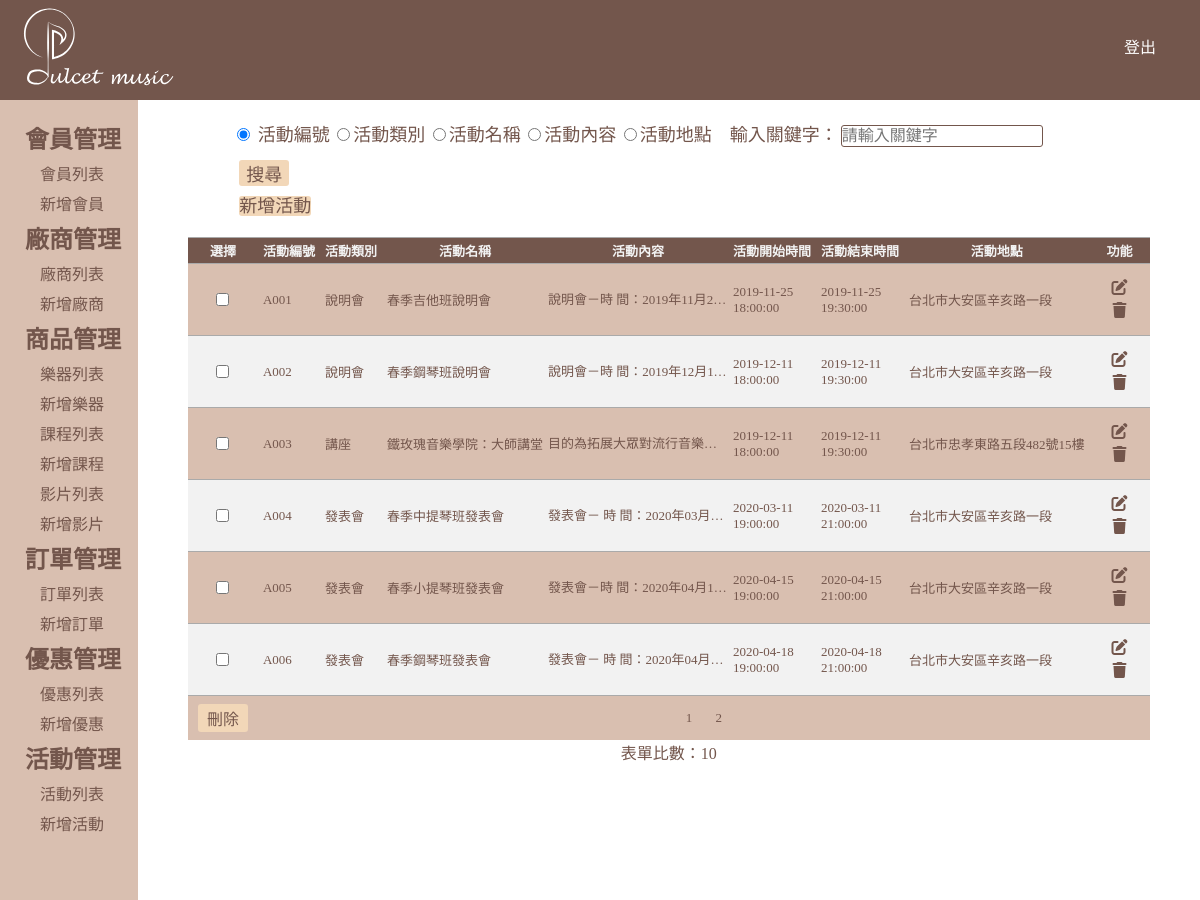
/Lemon_activity_management/admin.php (signed in), run on the app's committed database.
### tables this page shows
CREATE TABLE `activity_management` (
  `activityId` varchar(5) NOT NULL COMMENT '活動編號',
  `activityCategory` varchar(5) DEFAULT NULL COMMENT '活動類別',
  `activityName` varchar(15) DEFAULT NULL COMMENT '活動名稱',
  `activityContent` varchar(400) DEFAULT NULL COMMENT '活動內容',
  `activityStartTime` datetime NOT NULL COMMENT '活動開始時間',
  `activityEndTime` datetime NOT NULL COMMENT '活動結束時間',
  `activityLocation` varchar(50) DEFAULT NULL COMMENT '活動地點',
  `created_at` datetime NOT NULL DEFAULT CURRENT_TIMESTAMP COMMENT '建立時間',
  `updated_at` datetime NOT NULL DEFAULT CURRENT_TIMESTAMP ON UPDATE CURRENT_TIMESTAMP COMMENT '更新時間'
);

### Lemon_activity_management/admin.php (the view, shortened to what this page needs)
<?php
require_once('../checkSession.php');
require_once('../db.inc.php');
$sqlTotal = "SELECT count(1) FROM `activity_management`";
$total = $pdo->query($sqlTotal)->fetch(PDO::FETCH_NUM)[0];
$numPerPage = 6;
$totalPages = ceil($total/$numPerPage);
$page = isset($_GET['page']) ? (int)$_GET['page'] : 1;
$page = $page < 1 ? 1 : $page;
?>
<html>
<head>
    <link rel="stylesheet"  type="text/css" href="../css/css-ALL.css">
</head>
<body>
    <header class="header">
        <figure>
            <img src="../css/logo_rectangle.svg" title="Logo"  style="height:100px">
        </figure>
        <a href="../logout.php?logout=1" style="margin:20px">登出</a>
    </header>
    <div class="wrap">
        <div class="left-wrap">
            <?php require_once("./list.php"); ?>
        </div>
        <div class="right-wrap">
            <form class="title-form" action="./activity_search.php"  method="GET" name="mysearch">
                <div class="search-inner">
                    <div class="search-list">
                        <input  type="radio" name="search" value="activityId" checked>
                        活動編號
                        <input type="radio" name="search" value="activityCategory"
                            <?php
                            $check = "checked='checked'";
                            if(isset($_POST["search"]) && $_POST["search"] === "activityCategory"){
                                echo $check;
                            }
                            ?>
                        >活動類別
                        <input type="radio" name="search" value="activityName"
                            <?php
                            $check = "checked='checked'";
                            if(isset($_POST["search"]) && $_POST["search"] === "activityName"){
                                echo $check;
                            }
                            ?>
                        >活動名稱
                        <input type="radio" name="search" value="activityContent"
                            <?php
                            $check = "checked='checked'";
                            if(isset($_POST["search"]) && $_POST["search"] === "activityContent"){
                                    echo $check;
                            }
                            ?>
                        >活動內容
                        <input type="radio" name="search" value="activityLocation"
                            <?php
                            $check = "checked='checked'";
                            if(isset($_POST["search"]) && $_POST["search"] === "activityLocation"){
                                echo $check;
                            }
                            ?>
                        >活動地點
                        <span>&nbsp&nbsp&nbsp</spna>輸入關鍵字：<input class="inp-searchtxt" type="text" name="searchtxt" value="" placeholder="請輸入關鍵字">
                        <input class="inp-searchbtn" type="submit" name="searchbtn" value="搜尋">
                    </div>
                </div>
                <a class="inp-addbtn" href="./activity_new.php">新增活動</a>
            </form>
            <form class="admin-form" name="myForm" method="POST" action="activity_deleteIds.php">
                <table class="table">
                    <thead>
                        <tr>
                            <th class="border" style="white-space:nowrap">選擇</th>
                            <th class="border"  style="white-space:nowrap">活動編號</th>
                            <th class="border"  style="white-space:nowrap">活動類別</th>
                            <th class="border" style="white-space:nowrap">活動名稱</th>
                            <th class="border" style="white-space:nowrap">活動內容</th>
                            <th class="border" style="white-space:nowrap">活動開始時間</th>
                            <th class="border" style="white-space:nowrap">活動結束時間</th>
                            <th class="border" style="white-space:nowrap">活動地點</th>
                            <th class="border">功能</th>
                        </tr>
                    </thead>
                    <tbody>
                    <?php
                    $sql = "SELECT `activityId`, `activityCategory`, `activityName`, `activityContent`, `activityStartTime`,
                                    `activityEndTime`, `activityLocation`,`created_at`, `updated_at`
                            FROM `activity_management`
                            ORDER BY `activityId` ASC
                            LIMIT ?, ? ";
                    $arrParam = [($page - 1) * $numPerPage, $numPerPage];
                    $stmt = $pdo->prepare($sql);
                    $stmt->execute($arrParam);
                    if($stmt->rowCount() > 0) {
                        $arr = $stmt->fetchAll(PDO::FETCH_ASSOC);
                        for($i = 0; $i < count($arr); $i++) {
                    ?>
                        <tr class="border">
                            <td class="border check">
                                <input type="checkbox" name="chk[]" value="<?php echo $arr[$i]['activityId']; ?>" />
                            </td>
                            <td class="border"><?php echo $arr[$i]['activityId']; ?></td>
                            <td class="border"style="white-space:nowrap;"><?php echo $arr[$i]['activityCategory']; ?></td>
                            <td class="border"style="white-space:nowrap;"><?php echo $arr[$i]['activityName']; ?></td>
                            <td class=" border1"><?php echo $arr[$i]['activityContent']; ?></td>
                            <td class="border"><?php echo $arr[$i]['activityStartTime']; ?></td>
                            <td class="border"><?php echo $arr[$i]['activityEndTime']; ?></td>
                            <td class="border"style="white-space:nowrap;"><?php echo $arr[$i]['activityLocation']; ?></td>
                            <td class="border">
                                <a class="inp-edit" href="./activity_edit.php?editId=<?php echo $arr[$i]['activityId']; ?>">
                                    <i class="fas fa-edit"></i>
                                </a>
                                <a class="inp-delete" href="./activity_delete.php?deleteId=<?php echo $arr[$i]['activityId']; ?>">
                                    <i class="fas fa-trash"></i>
                                </a>
                            </td>
                        </tr>
                    <?php
                        }
                    } else {
                    ?>
                        <tr>
                            <td class="border" colspan="11">沒有資料</td>
                        </tr>
                    <?php
                    }
                    ?>
                    </tbody>
                    <tfoot>
                        <tr>
                            <td class="border">
                            <input class="inp-delete inp-delete2" type="submit" name="smb" value="刪除">
                            </td>
                            <td class="border text-align-center" colspan="11">
                                <?php for($i = 1; $i <= $totalPages; $i++){ ?>
                                    <a class="tfoot-number" href="?page=<?= $i ?>"><?= $i ?></a>
                                <?php } ?>
                            </td>
                        </tr>
                    </tfoot>
                </table>
            </form>
  <div class="text-align-center fontfamily">
        表單比數：<?php echo $total; ?>
       </div>
        </div>
</body>
</html>

### css/css-ALL.css (style rules this page uses)
:root { --mainFont-family: 微軟正黑體; --color01: #F2D7B8; --color02: #73564C; --color03: #BF8F73; --color04: #D9BFB0; --color05: #f2f2f2; --font-medium: medium; }
* { padding: 0; margin: 0; box-sizing: border-box; }
a { text-decoration: none; }
.header { width: 100%; height: 100px; line-height: 55px; background-color: var(--color02); display: flex; justify-content: space-between; }
.header a { display: block; width: 80px; text-align: center; padding: 0 20px; color:#fff; font-size: var(--font-medium); font-family: var(--mainFont-family); }
.wrap { width: 100%; display:flex; align-items: stretch; }
.left-wrap { width: 13%; min-height: 100vh; background-color: var(--color04); padding-top: 20px; }
.right-wrap { width: 100%; height: 100%; padding: 20px; }
.right-wrap .table { width:85%; margin: 0 auto; border-collapse: collapse; font-family: var(--mainFont-family); }
.right-wrap .border { border-top: 1px solid var(--color02); padding: 3px 5px; }
.right-wrap .check { text-align: center; }
.title-form { width: 85%; margin: 0 auto; margin-bottom: 20px; font-family: var(--mainFont-family); font-size: large; color:var(--color02); }
.title-form .inp-searchtxt { height: 22px; border: 1px solid var(--color02); border-radius: 3px; margin-right: 3px; }
.title-form input { font-family: var(--mainFont-family); font-size: var(--font-medium); margin: 3px; }
.title-form .inp-searchbtn , .inp-addbtn { width: 50px; border: 0; font-size: var(--font-size); color: var(--color02); background-color: var(--color01); font-family: var(--mainFont-family); border-radius: 3px; margin:10px 10px 5px 5px; }
.admin-form { font-family: var(--mainFont-family); }
.table thead { background: var(--color02); color: var(--color05); font-size: large; }
.table > tbody > tr:nth-child(odd) { background: var(--color04); color: var(--color02); }
.table > tbody > tr:nth-child(even) { background: var(--color05); color: var(--color02); }
.table .border { border: 0; border-top:1px #AAAAAA solid; padding: 3px 5px; font-size: small; }
.right-wrap .inp-delete { display: block; text-align: center; padding: 2px 0; width: 50px; border: 0; font-size: var(--font-medium); color: var(--color02); border-radius: 3px; }
.right-wrap .inp-edit { display: block; width: 50px; border: 0; color: var(--color02); font-family: var(--mainFont-family); font-size: 16px; border-radius: 3px; text-align: center; margin-bottom: 5px; }
.inp-delete2, .addBtn { display: block; padding: 2px 0; margin: 5px; width: 87px; border: 0; text-align: center; font-size: var(--font-medium); color: var(--color02); background: var(--color01); font-family: var(--mainFont-family); border-radius: 3px; }
tfoot > tr { background: var(--color04); }
.tfoot-number { color: var(--color02); margin:10px; }
.text-align-center { text-align:center; }
.border1 { display: inline-block; white-space: nowrap; text-overflow: ellipsis; overflow: hidden; width:180px; height:71px; line-height: 71px; }
.fontfamily { font-family: var(--mainFont-family); color:var(--color02); }

### data on the page
activity_management: activityId "A001", activityCategory "說明會", activityName "春季吉他班說明會", activityContent "說明會－時 間：2019年11月2…", activityStartTime "2019-11-25 18:00:00", activityEndTime "2019-11-25 19:30:00", activityLocation "台北市大安區辛亥路一段"
activity_management: activityId "A002", activityCategory "說明會", activityName "春季鋼琴班說明會", activityContent "說明會－時 間：2019年12月1…", activityStartTime "2019-12-11 18:00:00", activityEndTime "2019-12-11 19:30:00", activityLocation "台北市大安區辛亥路一段"
activity_management: activityId "A003", activityCategory "講座", activityName "鐵玫瑰音樂學院：大師講堂", activityContent "目的為拓展大眾對流行音樂…", activityStartTime "2019-12-11 18:00:00", activityEndTime "2019-12-11 19:30:00", activityLocation "台北市忠孝東路五段482號15樓"
activity_management: activityId "A004", activityCategory "發表會", activityName "春季中提琴班發表會", activityContent "發表會－ 時 間：2020年03月…", activityStartTime "2020-03-11 19:00:00", activityEndTime "2020-03-11 21:00:00", activityLocation "台北市大安區辛亥路一段"
activity_management: activityId "A005", activityCategory "發表會", activityName "春季小提琴班發表會", activityContent "發表會－時 間：2020年04月1…", activityStartTime "2020-04-15 19:00:00", activityEndTime "2020-04-15 21:00:00", activityLocation "台北市大安區辛亥路一段"
activity_management: activityId "A006", activityCategory "發表會", activityName "春季鋼琴班發表會", activityContent "發表會－ 時 間：2020年04月…", activityStartTime "2020-04-18 19:00:00", activityEndTime "2020-04-18 21:00:00", activityLocation "台北市大安區辛亥路一段"

### other printed values
$total "10"
